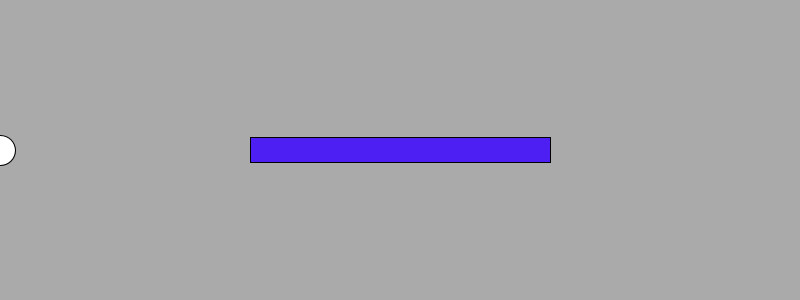
Frame 1 (no input)
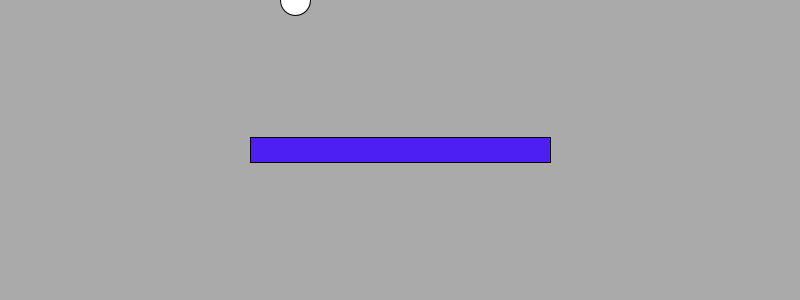
Frame 60 (the mouse pressed at the canvas centre just before this capture)
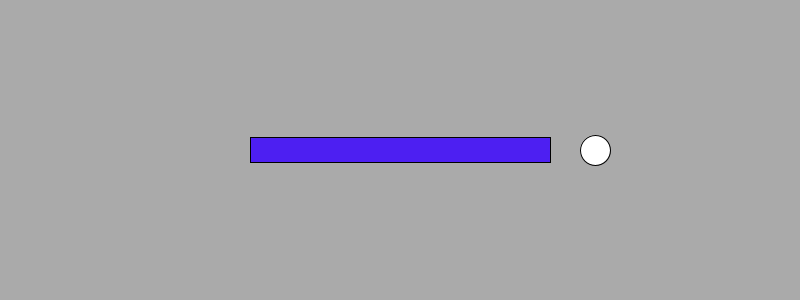
Frame 120 (the mouse held since frame 60 and released just before this capture)

The Processing sketch that drew these frames (run headless with seeded random() and noise(); from frame 60 on, the mouse is pressed at the canvas centre):

// Processing sketch: animacion
// ── animacion.pde
// declaradas e inicializadas simultaneamente
int ancho = 300;
float alto = 5;

int posX = 0;
int posY = 150;
int dir = 5;

// declaradas pero no inicializadas
float miR;
float miG;
float miB;

void setup() {
  // ocurre sólo una vez
  size(800, 300);
  rectMode(CENTER);
  miR = random(120);
  miG = random(120);
  miB = random(255);

  // frameRate controla la velocidad
  // frameRate(1);
}

void draw() {
  // todo lo que pongamos acá
  // se repite infinitamente
  // mas o menos, a 60 frames por segundo

  background(170);

  fill(miR, miG, miB);
  rect(width/2, height/2, ancho, alto*5);

  fill(255);
  ellipse(posX, posY, 30, 30);

  posX = posX + dir;
  posY = mouseY;

  if (posX > width) {
    dir = -5;
  }
  
  if (posX < 0) {
    dir = 5;
  }
}
